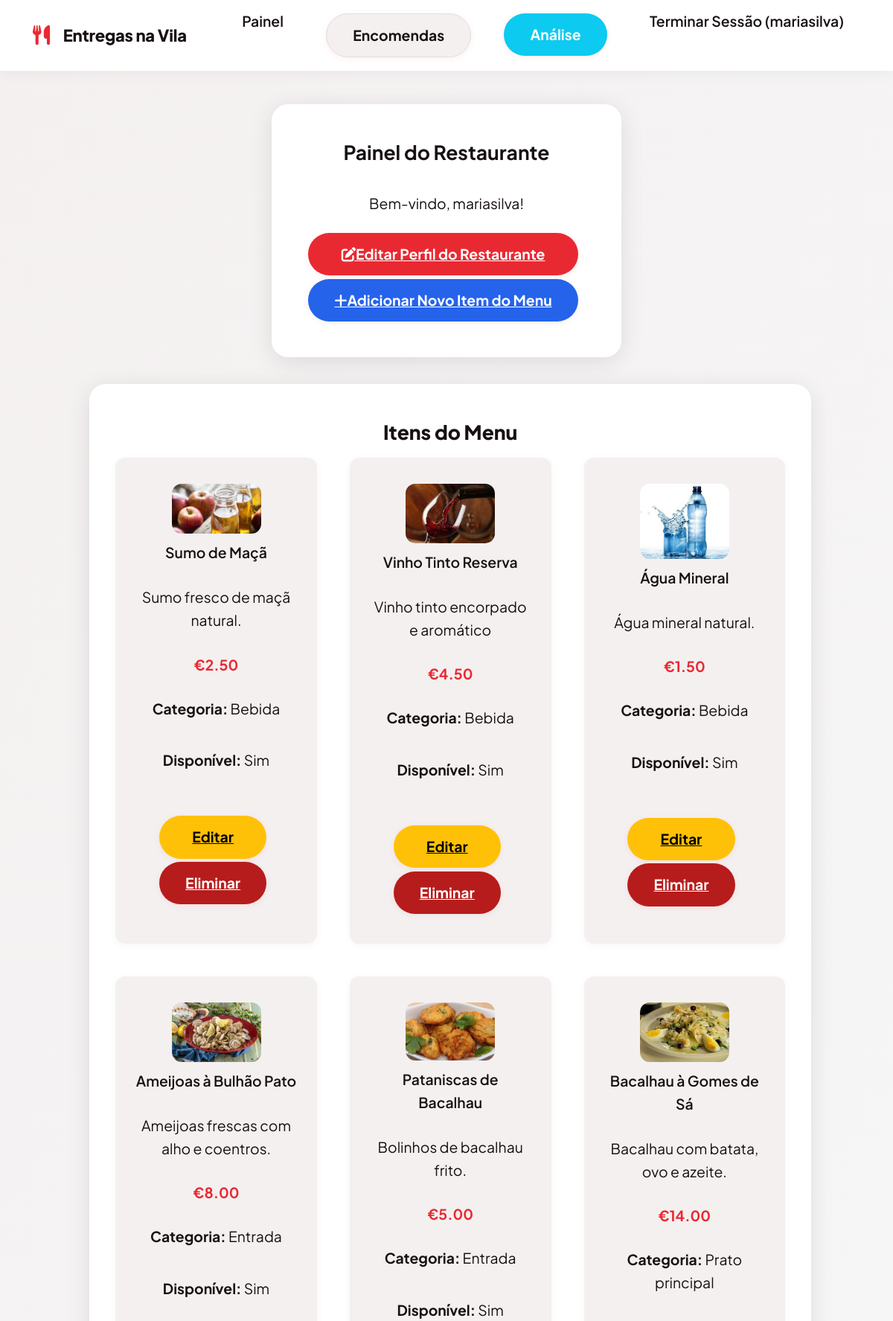
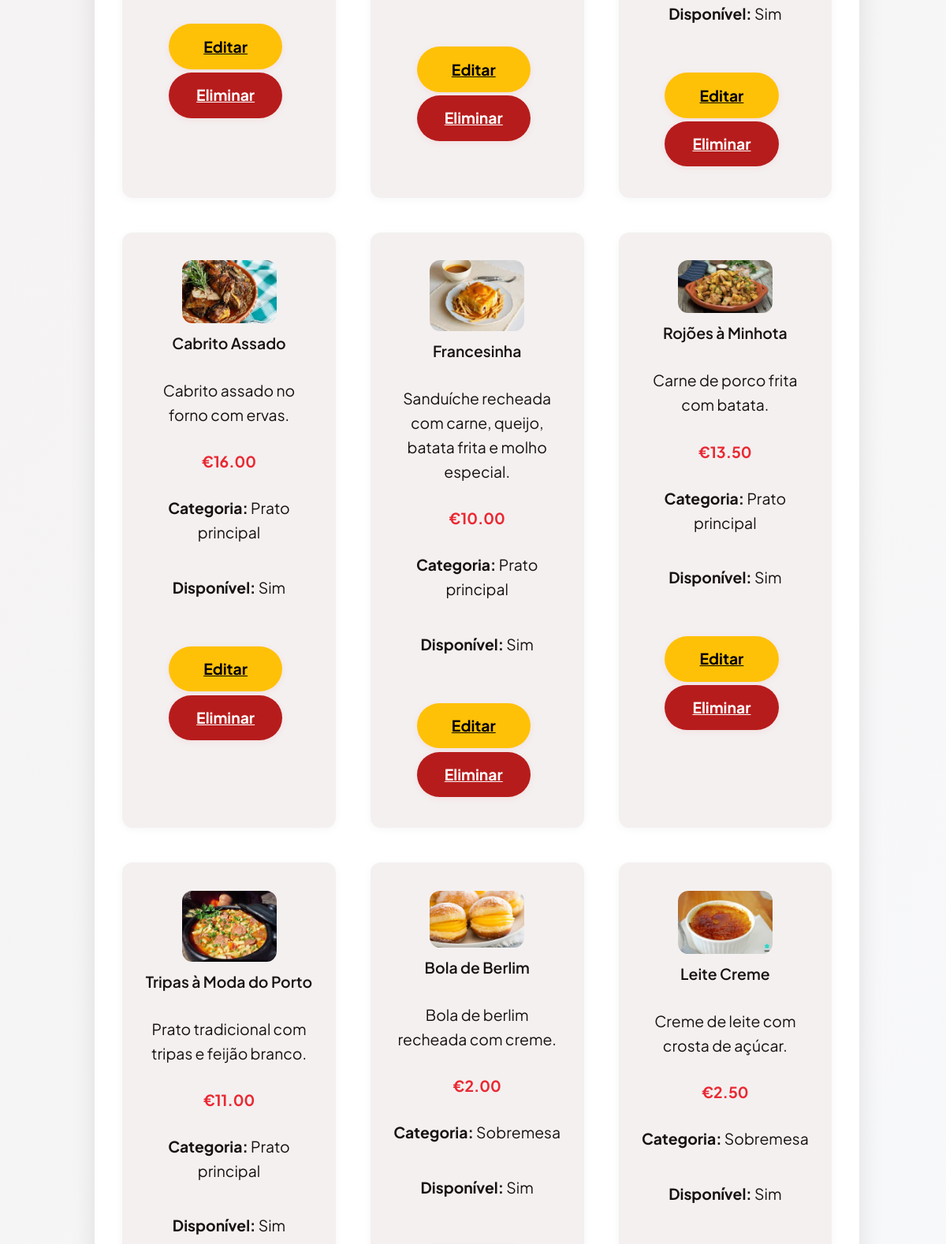
/restaurant_dashboard (signed in, upper part), run on the app's committed database (2 pictures, top to bottom).
### tables this page shows
CREATE TABLE users (
        id INTEGER PRIMARY KEY AUTOINCREMENT,
        username TEXT UNIQUE NOT NULL,
        email TEXT UNIQUE NOT NULL,
        password_hash TEXT NOT NULL,
        user_type TEXT NOT NULL CHECK (user_type IN ('customer', 'restaurant')),
        phone TEXT,
        address TEXT,
        restaurant_name TEXT,
        restaurant_description TEXT,
        created_at TIMESTAMP DEFAULT CURRENT_TIMESTAMP
    , image_path TEXT, cuisine_type TEXT);

CREATE TABLE menu_items (
        id INTEGER PRIMARY KEY AUTOINCREMENT,
        restaurant_id INTEGER NOT NULL,
        name TEXT NOT NULL,
        description TEXT,
        price REAL NOT NULL,
        category TEXT,
        available BOOLEAN DEFAULT 1,
        created_at TIMESTAMP DEFAULT CURRENT_TIMESTAMP, image_path TEXT,
        FOREIGN KEY (restaurant_id) REFERENCES users (id)
    );

### app.py (the view)
    def decorated_function(*args, **kwargs):
        if 'user_id' not in session:
            return redirect(url_for('login'))
        user = get_user_by_id(session['user_id'])
        if user['user_type'] != 'restaurant':
            flash('Acesso negado. Conta de restaurante necessária.')
            return redirect(url_for('dashboard'))
        return f(*args, **kwargs)

### app.py (called while the page is built)
def get_db_connection():
    conn = sqlite3.connect('delivery_system.db')
    conn.row_factory = sqlite3.Row
    return conn

def get_user_by_id(user_id):
    conn = get_db_connection()
    user = conn.execute('SELECT * FROM users WHERE id = ?', (user_id,)).fetchone()
    conn.close()
    return user

def restaurant_required(f):
    def decorated_function(*args, **kwargs):
        if 'user_id' not in session:
            return redirect(url_for('login'))
        user = get_user_by_id(session['user_id'])
        if user['user_type'] != 'restaurant':
            flash('Acesso negado. Conta de restaurante necessária.')
            return redirect(url_for('dashboard'))
        return f(*args, **kwargs)
    decorated_function.__name__ = f.__name__
    return decorated_function

@app.before_request
def load_logged_in_user():
    user_id = session.get('user_id')
    if user_id is None:
        g.user = None
    else:
        g.user = get_user_by_id(user_id)

@app.route('/restaurant_dashboard')
@restaurant_required
def restaurant_dashboard():
    conn = get_db_connection()
    menu_items = conn.execute('''SELECT * FROM menu_items
                                WHERE restaurant_id = ?
                                ORDER BY category, name''', (session['user_id'],)).fetchall()
    orders = conn.execute('''SELECT o.*, u.username as customer_username
                            FROM orders o
                            JOIN users u ON o.customer_id = u.id
                            WHERE o.restaurant_id = ?
                            ORDER BY o.order_date DESC''', (session['user_id'],)).fetchall()
    conn.close()
    return render_template('restaurant_dashboard.html', menu_items=menu_items, orders=orders)

### templates/restaurant_dashboard.html (shortened to what this page needs)
{% extends "base.html" %}
{% block content %}
<div class="card">
    <h2>Painel do Restaurante</h2>
    <p>Bem-vindo, {{ session.username }}!</p>
    <div class="mt-4">
        <a href="{{ url_for('edit_restaurant_profile') }}" class="btn btn-primary">
            <i class="fas fa-edit"></i> Editar Perfil do Restaurante
        </a>
        <a href="{{ url_for('add_menu_item') }}" class="btn btn-success">
            <i class="fas fa-plus"></i> Adicionar Novo Item do Menu
        </a>
    </div>
</div>
<div class="card menu-card">
    <h3>Itens do Menu</h3>
    {% if menu_items %}
    <div class="grid">
        {% for item in menu_items %}
        <div class="menu-item">
            {% if item.image_path %}
            <img src="{{ url_for('static', filename=item.image_path) }}" alt="Menu Item Image"
                style="max-width: 120px; max-height: 120px; display: block; margin-bottom: 10px;">
            {% endif %}
            <h4>{{ item.name }}</h4>
            {% if item.description %}
            <p>{{ item.description }}</p>
            {% endif %}
            <div class="price">€{{ "%.2f"|format(item.price) }}</div>
            {% if item.category %}
            <p><strong>Categoria:</strong> {{ item.category }}</p>
            {% endif %}
            <p><strong>Disponível:</strong> {{ "Sim" if item.available else "Não" }}</p>
            <div class="mt-20">
                <a href="{{ url_for('edit_menu_item', item_id=item.id) }}" class="btn btn-warning">Editar</a>
                <a href="{{ url_for('delete_menu_item', item_id=item.id) }}" class="btn btn-danger"
                    onclick="return confirm('Tem a certeza que quer eliminar este item?')">Eliminar</a>
            </div>
        </div>
        {% endfor %}
    </div>
    {% else %}
    <p>Ainda não há itens no menu. <a href="{{ url_for('add_menu_item') }}">Adicione o seu primeiro item</a></p>
    {% endif %}
</div>
{% endblock %}

### templates/base.html (shortened to what this page needs)
<!DOCTYPE html>
<html lang="pt-PT">
<head>
    <link href="https://cdnjs.cloudflare.com/ajax/libs/font-awesome/6.0.0/css/all.min.css" rel="stylesheet">
    <link rel="stylesheet" href="{{ url_for('static', filename='style.css') }}">
</head>
<body>
    <header>
        <div class="header-content">
            <div class="logo">
                <div class="logo-img"><i class="fas fa-utensils"></i></div>
                <span class="logo-title">Entregas na Vila</span>
            </div>
            <nav>
                <ul>
                    {% if session.user_id %}
                    <li><a href="{{ url_for('dashboard') }}">Painel</a></li>
                    {% if session.user_type == 'restaurant' %}
                    <li><a href="{{ url_for('restaurant_orders') }}" class="btn btn-secondary"
                            style="margin-left: 0.5rem;">Encomendas</a></li>
                    <li><a href="{{ url_for('restaurant_analytics') }}" class="btn btn-info"
                            style="margin-left: 0.5rem;">Análise</a></li>
                    {% endif %}
                    <li><a href="{{ url_for('logout') }}">Terminar Sessão ({{ session.username }})</a></li>
                    {% else %}
                    <li><a href="{{ url_for('login') }}">Iniciar Sessão</a></li>
                    <li><a href="{{ url_for('register') }}">Criar Conta</a></li>
                    {% endif %}
                </ul>
            </nav>
        </div>
    </header>
    <div class="container">
        {% block content %}{% endblock %}
    </div>
</body>
</html>

### data on the page
users: username "mariasilva"
menu_items: image_path (picture), name "Sumo de Maçã", description "Sumo fresco de maçã natural.", price "2.50", category "Bebida", available "Sim"
menu_items: image_path (picture), name "Vinho Tinto Reserva", description "Vinho tinto encorpado e aromático", price "4.50", category "Bebida", available "Sim"
menu_items: image_path (picture), name "Água Mineral", description "Água mineral natural.", price "1.50", category "Bebida", available "Sim"
menu_items: image_path (picture), name "Ameijoas à Bulhão Pato", description "Ameijoas frescas com alho e coentros.", price "8.00", category "Entrada", available "Sim"
menu_items: image_path (picture), name "Pataniscas de Bacalhau", description "Bolinhos de bacalhau frito.", price "5.00", category "Entrada", available "Sim"
menu_items: image_path (picture), name "Bacalhau à Gomes de Sá", description "Bacalhau com batata, ovo e azeite.", price "14.00", category "Prato principal", available "Sim"
menu_items: image_path (picture), name "Cabrito Assado", description "Cabrito assado no forno com ervas.", price "16.00", category "Prato principal", available "Sim"
menu_items: image_path (picture), name "Francesinha", description "Sanduíche recheada com carne, queijo, batata frita e molho especial.", price "10.00", category "Prato principal", available "Sim"
menu_items: image_path (picture), name "Rojões à Minhota", description "Carne de porco frita com batata.", price "13.50", category "Prato principal", available "Sim"
menu_items: image_path (picture), name "Tripas à Moda do Porto", description "Prato tradicional com tripas e feijão branco.", price "11.00", category "Prato principal", available "Sim"
menu_items: image_path (picture), name "Bola de Berlim", description "Bola de berlim recheada com creme.", price "2.00", category "Sobremesa", available "Sim"
menu_items: image_path (picture), name "Leite Creme", description "Creme de leite com crosta de açúcar.", price "2.50", category "Sobremesa", available "Sim"
